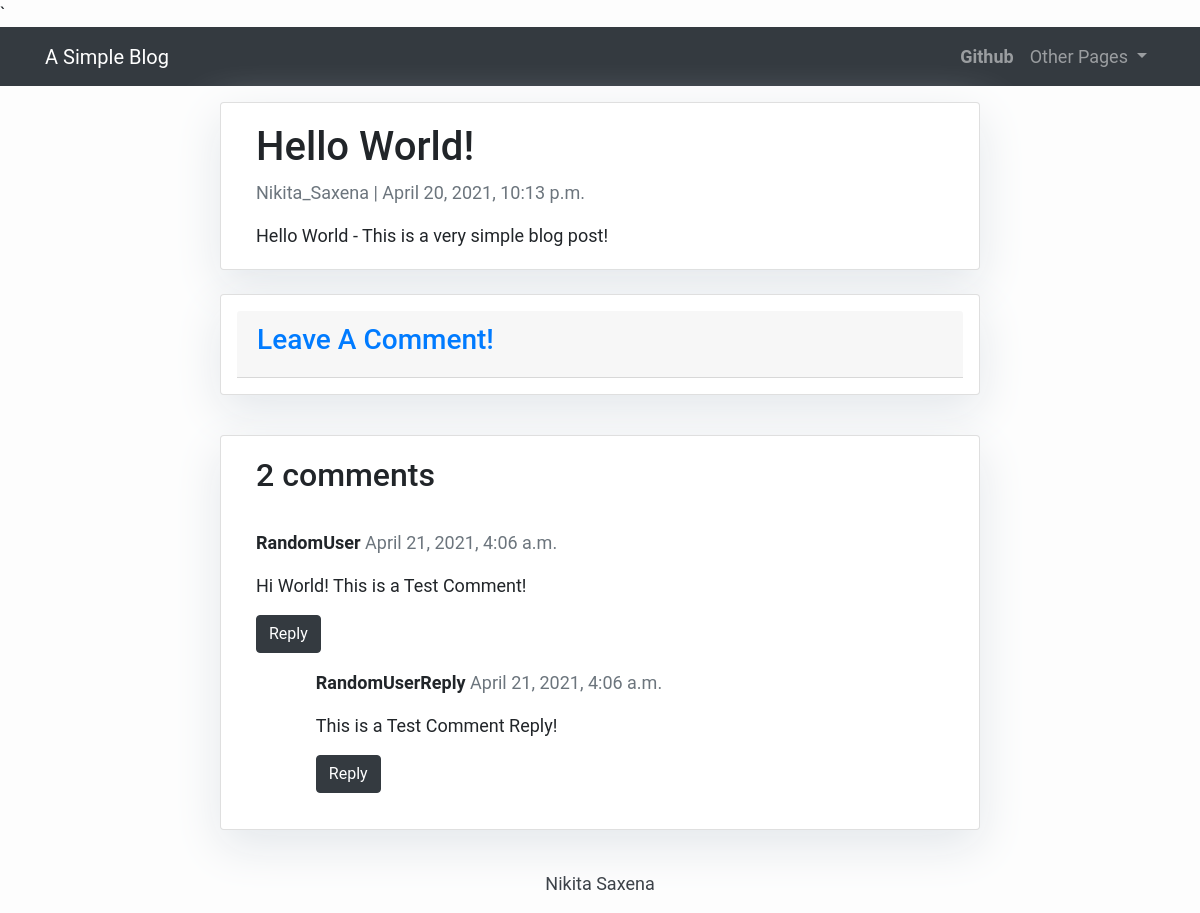
Before: /hello-world/ with the older database file.
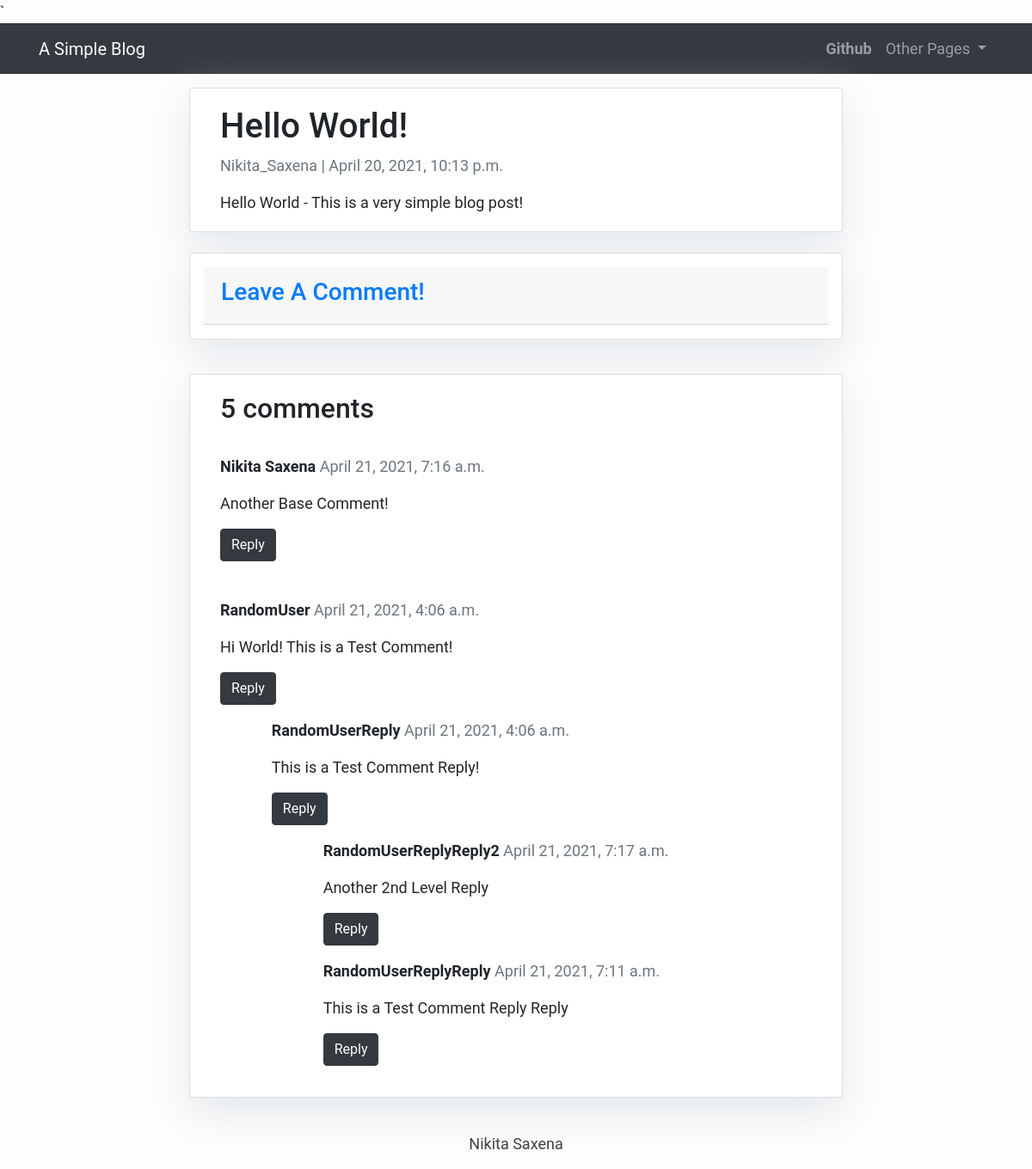
After: the same page with the newer database file.
### blog/models.py (models this page shows, shortened)
class SimpleBlogPost(models.Model):
    title = models.CharField(max_length=200, unique=True)
    slug = models.SlugField(max_length=200, unique=True)  # Slug: URL for the post
    content = models.TextField()
    created_on = models.DateTimeField(auto_now_add=True)
    author = models.ForeignKey(User, on_delete=models.CASCADE, related_name='blog_posts')
    status = models.IntegerField(choices=STATUS, default=1)
    class Meta:
        ordering = ['-created_on']

class SimpleComment(models.Model):
    post = models.ForeignKey(SimpleBlogPost, related_name='comments', on_delete=models.CASCADE)
    name = models.CharField(max_length=80)
    email = models.EmailField(max_length=200, blank=True)
    body = models.TextField()
    created_on = models.DateTimeField(auto_now_add=True)
    status = models.IntegerField(choices=STATUS, default=1)
    parent = models.ForeignKey('self', null=True, blank=True, related_name='replies', on_delete=models.CASCADE)
    class Meta:
        ordering = ['-created_on']

### blog/views.py (the view)
# urls.py: path('<slug:slug>/', views.post_detail, name='post_detail'),
def post_detail(request, slug):
    template_name = 'post_detail.html'
    post = get_object_or_404(SimpleBlogPost, slug=slug)
    comments_ordered = get_nested_comments(post)
    count = len(comments_ordered)
    if request.method == 'POST':
        comment_form = SimpleCommentForm(data=request.POST)
        if comment_form.is_valid():
            try:
                parent_id = int(request.POST.get('parent_id'))
            except:
                parent_id = None
            parent_obj = None
            if parent_id:
                parent_obj = SimpleComment.objects.get(id=parent_id)
                if parent_obj:
                    reply_comment = comment_form.save(commit=False)
                    reply_comment.parent = parent_obj
            new_comment = comment_form.save(commit=False)
            new_comment.post = post
            new_comment.save()
            return HttpResponseRedirect(post.get_absolute_url())  # Redirect user to post
    else:
        comment_form = SimpleCommentForm()
    return render(request,
                  template_name,
                  {'post': post,
                   'comment_form': comment_form,
                   'comments_ordered': comments_ordered,
                   'count' : count,
                   })

### blog/views.py (called while the page is built)
def get_nested_comments(post):
    parent_comments = post.comments.filter(status=1, parent__isnull=True).order_by('-created_on')
    comments_ordered = []
    comments_ordered= get_nested_comments_helper(parent_comments, comments_ordered, indent=0)
    return comments_ordered

def get_nested_comments_helper(comment_list, comments_ordered, indent = 0):
    for c in comment_list:
        comments_ordered.append((c,indent, 12-indent))
        c_replies = c.replies.all()
        if c_replies:
            comments_ordered = get_nested_comments_helper(c_replies, comments_ordered, indent=indent + 1)
    return comments_ordered

### templates/post_detail.html (shortened to what this page needs)
{% extends 'base.html' %} {% block content %}
{% load crispy_forms_tags %}
<div class="container">
    <div class="row justify-content-md-center">
        <div class="col-md-8 card mb-4  mt-3 left  top">
             <div class="card-body">
                <h1>{% block title %} {{ post.title }} {% endblock title %}</h1>
                <p class=" text-muted">{{ post.author }} | {{ post.created_on }}</p>
                <p class="card-text content-markdown">{{ post.content | safe }}</p>
            </div>
        </div>
    </div>
    <div class="row justify-content-md-center">
        <div class="col-md-8 card mb-4 p-3">
            <div class="card-header">
                <h3>
                    <a class="card-link" data-toggle="collapse" href="#collapseNewComment" aria-expanded="false" aria-controls="collapseExample">
                        Leave A Comment!
                    </a>
                </h3>
            </div>
        </div>
    </div>
     <div class="row justify-content-md-center">
        <div class="col-md-8 card mb-4  mt-3 ">
            <div class="card-body">
            <h2>{{ count }} comments </h2>
            {% for comment,indent,size in comments_ordered %}
                <div class="comments">
                    {% if indent == 0 %}
                        <br>
                    {% endif %}
                    <div class="row">
                            <div class="col-sm-{{ indent }}"></div>
                            <div class="col-sm-{{ size }}">
                                <p class="font-weight-bold">
                                    {{ comment.name }}
                                    <span class=" text-muted font-weight-normal">
                                        {{ comment.created_on }}
                                    </span>
                                </p>
                                {{ comment.body | linebreaks }}
                                <p>
                                    <a class="btn btn-dark" data-toggle="collapse" href="#collapse{{ comment.id }}" role="button" aria-expanded="false" aria-controls="collapseExample">
                                        Reply
                                    </a>
                                </p>
                            </div>
                    </div>
                </div>
            {% endfor %}
          </div>
        </div>
    </div>
  </div>
{% endblock content %}

### templates/base.html (shortened to what this page needs)
<!DOCTYPE html>
<html>
  <head>
    <link rel="stylesheet" href="https://maxcdn.bootstrapcdn.com/bootstrap/4.5.2/css/bootstrap.min.css">
  </head>
  <body>
    <nav class="navbar navbar-expand-lg navbar-dark bg-dark static-top">
      <div class="container">
        <a class="navbar-brand" href="{% url 'home' %}">A Simple Blog</a>
        <div class="collapse navbar-collapse" id="navbarResponsive">
          <ul class="navbar-nav ml-auto">
            <li class="nav-item text-black">
              <a class="nav-link text-black font-weight-bold" href="https://github.com/ns5ub/BlogApplication">
                Github
              </a>
            </li>
            <li class="nav-item dropdown">
              <a class="nav-link dropdown-toggle" href="#" id="navbarDropdown" role="button" data-toggle="dropdown" aria-haspopup="true" aria-expanded="false">
                  Other Pages
              </a>
            </li>
          </ul>
        </div>
      </div>
    </nav>
    {% block content %}{% endblock content %}
    <footer class="py-3 bg-grey">
      <p class="m-0 text-dark text-center ">Nikita Saxena</p>
    </footer>
  </body>
</html>

### templates/base.html (style rules this page uses)
body { font-family: "Roboto", sans-serif; font-size: 17px; background-color: #fdfdfd; }

### templates/post_detail.html (style rules this page uses)
body { font-family: "Roboto", sans-serif; font-size: 18px; background-color: #fdfdfd; }
.card { box-shadow: 0 16px 48px #E3E7EB; }

Changed rows visible on the page:
added SimpleComment: name "Nikita Saxena", created_on "April 21, 2021, 7:16 a.m.", body "Another Base Comment!"
added SimpleComment: name "RandomUserReplyReply2", created_on "April 21, 2021, 7:17 a.m.", body "Another 2nd Level Reply"
added SimpleComment: name "RandomUserReplyReply", created_on "April 21, 2021, 7:11 a.m.", body "This is a Test Comment Reply Reply"
Other visible differences:
{{ count }}: "2" → "5"
